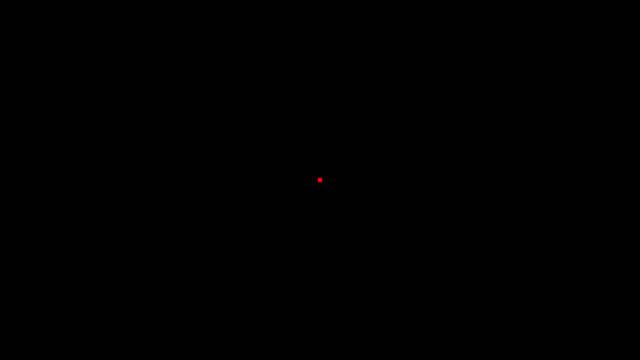
Frame 1 (no input)
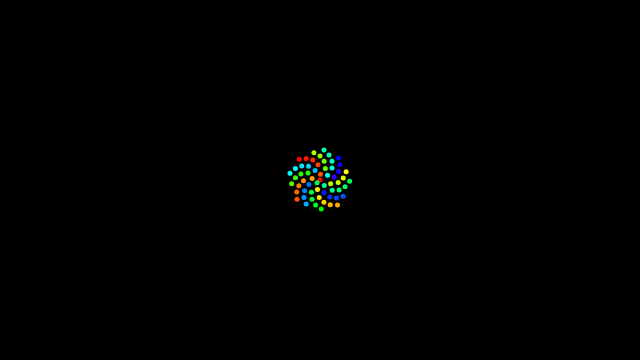
Frame 60 (no input)
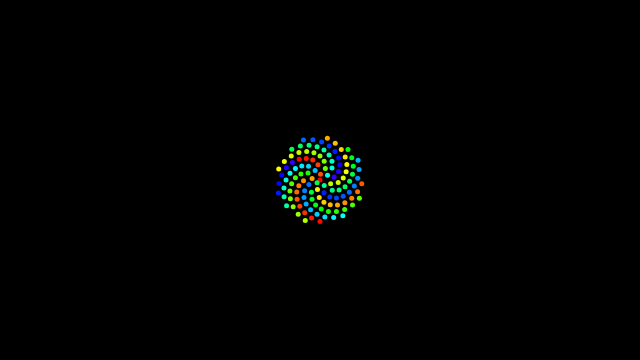
Frame 120 (the mouse pressed at the canvas centre since frame 60)

The p5.js sketch that drew these frames (run headless with seeded random() and noise() and a simulated clock; from frame 60 on, the mouse is pressed at the canvas centre):

// p5.js sketch
// ── sketch.js
var c = 4;
var n =0;

function setup() {
    createCanvas (640,360);
    angleMode(DEGREES);
    background(0);
    colorMode(HSB);
}

function draw() {
  a = n * 137.5;
  r = c * sqrt(n);
  x = r * cos(a) + width/2;
  y = r * sin(a) + height/2;
  push();
  noStroke();
  fill(a%256,255,255);
  ellipse(x,y,5);
  pop();
  n++;
}
